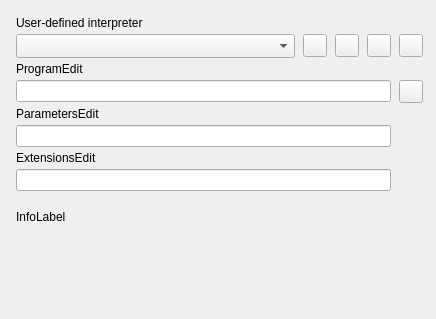
<?xml version="1.0" encoding="UTF-8"?>
<ui version="4.0">
  <class>SetupFrameUserInterpreterFrame</class>
  <widget class="QWidget" name="SetupFrameUserInterpreterFrame">
    <property name="geometry"><rect><x>0</x><y>0</y><width>436</width><height>319</height></rect></property>
    <property name="vclDesignWidth" stdset="0"><number>436</number></property>
    <property name="vclDesignHeight" stdset="0"><number>319</number></property>
    <layout class="QVBoxLayout" name="SetupFrameUserInterpreterFrame_Layout" stretch="0,0,0,1">
      <property name="leftMargin"><number>16</number></property>
      <property name="topMargin"><number>16</number></property>
      <property name="rightMargin"><number>13</number></property>
      <property name="bottomMargin"><number>8</number></property>
      <property name="spacing"><number>0</number></property>
      <item>
        <layout class="QGridLayout" name="SetupFrameUserInterpreterFrame_Section1" columnstretch="0,1,0,0,0,0">
          <property name="leftMargin"><number>0</number></property>
          <property name="topMargin"><number>0</number></property>
          <property name="rightMargin"><number>0</number></property>
          <property name="bottomMargin"><number>0</number></property>
          <property name="horizontalSpacing"><number>8</number></property>
          <property name="verticalSpacing"><number>4</number></property>
          <item row="0" column="0" colspan="2">
            <widget class="QLabel" name="InterpreterLabel">
              <property name="text"><string>User-defined interpreter</string></property>
              <property name="textFormat"><enum>Qt::PlainText</enum></property>
              <property name="alignment"><set>Qt::AlignLeft|Qt::AlignTop</set></property>
            </widget>
          </item>
          <item row="1" column="0" colspan="2">
            <widget class="QComboBox" name="ComboBox">
              <property name="editable"><bool>false</bool></property>
              <property name="maxVisibleItems"><number>8</number></property>
              <property name="sizeAdjustPolicy"><enum>QComboBox::AdjustToMinimumContentsLengthWithIcon</enum></property>
              <property name="minimumContentsLength"><number>10</number></property>
            </widget>
          </item>
          <item row="1" column="2" alignment="Qt::AlignRight">
            <widget class="QToolButton" name="AddButton">
              <property name="icon"><iconset resource="../../resources/dfend.qrc"><normaloff>:/glyphs/7bc99400adfc8024.png</normaloff></iconset></property>
              <property name="iconSize"><size><width>16</width><height>16</height></size></property>
              <property name="minimumSize"><size><width>23</width><height>0</height></size></property>
            </widget>
          </item>
          <item row="1" column="3" alignment="Qt::AlignRight">
            <widget class="QToolButton" name="DelButton">
              <property name="tag" stdset="0"><number>1</number></property>
              <property name="icon"><iconset resource="../../resources/dfend.qrc"><normaloff>:/glyphs/190e94d8efb3a1c9.png</normaloff></iconset></property>
              <property name="iconSize"><size><width>16</width><height>16</height></size></property>
              <property name="minimumSize"><size><width>23</width><height>0</height></size></property>
            </widget>
          </item>
          <item row="1" column="4" alignment="Qt::AlignRight">
            <widget class="QToolButton" name="UpButton">
              <property name="tag" stdset="0"><number>2</number></property>
              <property name="icon"><iconset resource="../../resources/dfend.qrc"><normaloff>:/glyphs/0ae3fe79a233a82b.png</normaloff></iconset></property>
              <property name="iconSize"><size><width>16</width><height>16</height></size></property>
              <property name="minimumSize"><size><width>23</width><height>0</height></size></property>
            </widget>
          </item>
          <item row="1" column="5" alignment="Qt::AlignRight">
            <widget class="QToolButton" name="DownButton">
              <property name="tag" stdset="0"><number>3</number></property>
              <property name="icon"><iconset resource="../../resources/dfend.qrc"><normaloff>:/glyphs/1caf3e36d49c7929.png</normaloff></iconset></property>
              <property name="iconSize"><size><width>16</width><height>16</height></size></property>
              <property name="minimumSize"><size><width>23</width><height>0</height></size></property>
            </widget>
          </item>
          <item row="2" column="0" colspan="2">
            <widget class="QLabel" name="ProgramEdit_EditLabel">
              <property name="text"><string>ProgramEdit</string></property>
              <property name="textFormat"><enum>Qt::PlainText</enum></property>
              <property name="vclFocusControl" stdset="0"><string notr="true">ProgramEdit</string></property>
              <property name="vclLabeledEditOf" stdset="0"><string notr="true">ProgramEdit</string></property>
            </widget>
          </item>
          <item row="3" column="0" colspan="5">
            <widget class="QLineEdit" name="ProgramEdit">
      </widget>
          </item>
          <item row="3" column="5" alignment="Qt::AlignRight">
            <widget class="QToolButton" name="ProgramButton">
              <property name="tag" stdset="0"><number>4</number></property>
              <property name="icon"><iconset resource="../../resources/dfend.qrc"><normaloff>:/glyphs/92d9d1a333bceee3.png</normaloff></iconset></property>
              <property name="iconSize"><size><width>16</width><height>16</height></size></property>
              <property name="minimumSize"><size><width>23</width><height>0</height></size></property>
            </widget>
          </item>
          <item row="4" column="0" colspan="2">
            <widget class="QLabel" name="ParametersEdit_EditLabel">
              <property name="text"><string>ParametersEdit</string></property>
              <property name="textFormat"><enum>Qt::PlainText</enum></property>
              <property name="vclFocusControl" stdset="0"><string notr="true">ParametersEdit</string></property>
              <property name="vclLabeledEditOf" stdset="0"><string notr="true">ParametersEdit</string></property>
            </widget>
          </item>
          <item row="5" column="0" colspan="5">
            <widget class="QLineEdit" name="ParametersEdit">
      </widget>
          </item>
          <item row="6" column="0" colspan="2">
            <widget class="QLabel" name="ExtensionsEdit_EditLabel">
              <property name="text"><string>ExtensionsEdit</string></property>
              <property name="textFormat"><enum>Qt::PlainText</enum></property>
              <property name="vclFocusControl" stdset="0"><string notr="true">ExtensionsEdit</string></property>
              <property name="vclLabeledEditOf" stdset="0"><string notr="true">ExtensionsEdit</string></property>
            </widget>
          </item>
          <item row="7" column="0" colspan="5">
            <widget class="QLineEdit" name="ExtensionsEdit">
      </widget>
          </item>
          <item row="0" column="1">
            <spacer name="SetupFrameUserInterpreterFrame_Section1_HFill">
              <property name="orientation"><enum>Qt::Horizontal</enum></property>
              <property name="sizeHint" stdset="0"><size><width>0</width><height>0</height></size></property>
            </spacer>
          </item>
        </layout>
      </item>
      <item>
        <spacer name="SetupFrameUserInterpreterFrame_Gap1">
          <property name="orientation"><enum>Qt::Vertical</enum></property>
          <property name="sizeType"><enum>QSizePolicy::Fixed</enum></property>
          <property name="sizeHint" stdset="0"><size><width>0</width><height>19</height></size></property>
        </spacer>
      </item>
      <item>
        <layout class="QGridLayout" name="SetupFrameUserInterpreterFrame_Section2" columnstretch="0,1">
          <property name="leftMargin"><number>0</number></property>
          <property name="topMargin"><number>0</number></property>
          <property name="rightMargin"><number>0</number></property>
          <property name="bottomMargin"><number>0</number></property>
          <property name="horizontalSpacing"><number>8</number></property>
          <property name="verticalSpacing"><number>4</number></property>
          <item row="0" column="0" colspan="2">
            <widget class="QLabel" name="InfoLabel">
              <property name="text"><string>InfoLabel</string></property>
              <property name="textFormat"><enum>Qt::PlainText</enum></property>
              <property name="wordWrap"><bool>true</bool></property>
              <property name="alignment"><set>Qt::AlignLeft|Qt::AlignTop</set></property>
            </widget>
          </item>
          <item row="0" column="1">
            <spacer name="SetupFrameUserInterpreterFrame_Section2_HFill">
              <property name="orientation"><enum>Qt::Horizontal</enum></property>
              <property name="sizeHint" stdset="0"><size><width>0</width><height>0</height></size></property>
            </spacer>
          </item>
        </layout>
      </item>
      <item>
        <spacer name="SetupFrameUserInterpreterFrame_VFill">
          <property name="orientation"><enum>Qt::Vertical</enum></property>
          <property name="sizeHint" stdset="0"><size><width>0</width><height>0</height></size></property>
        </spacer>
      </item>
    </layout>
  </widget>
  <tabstops>
    <tabstop>ComboBox</tabstop>
    <tabstop>ProgramEdit</tabstop>
    <tabstop>ParametersEdit</tabstop>
    <tabstop>ExtensionsEdit</tabstop>
  </tabstops>
  <resources>
    <include location="../../resources/dfend.qrc" />
  </resources>
  <connections />
</ui>
